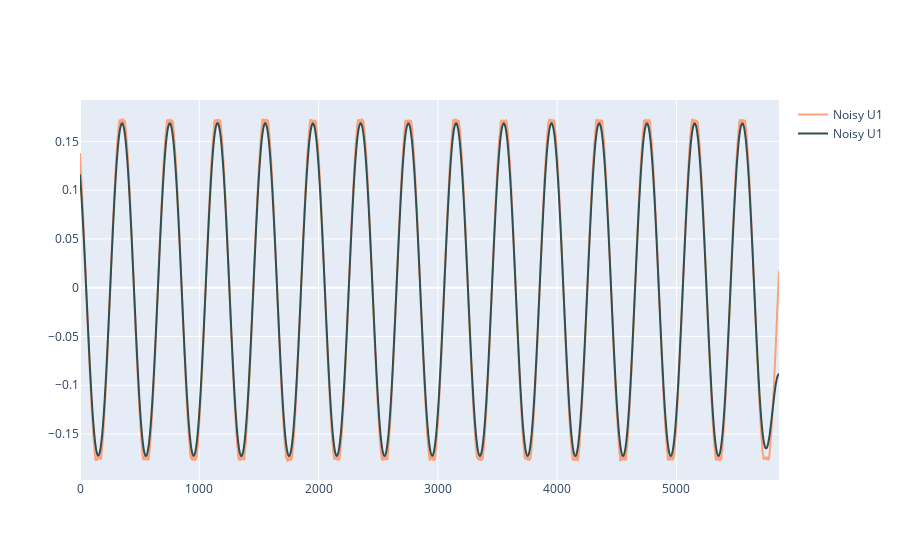

Write notebook code for a chart like this one.
### Code cell
fig = go.Figure()

fig.add_trace(go.Scatter(
            y = I1,
            line =  dict(shape =  'spline', color = 'lightsalmon'),
            name = 'Noisy U1',
            ))

fig.add_trace(go.Scatter(
            y = I1_filt,
            line =  dict(shape =  'spline', color = 'darkslategrey'),
            name = 'Noisy U1',
            ))

fig.show()

### Figure 1 — Plotly figure (JSON) as saved in the notebook; plotly's stock layout.template omitted (floating-point values rounded to 4 significant figures; data arrays with more than 128 entries replaced by an {"elided": "..."} marker saying what was removed)
{"data": [{"line": {"color": "lightsalmon", "shape": "spline"}, "name": "Noisy U1", "type": "scatter", "y": {"elided": "5861 float values"}}, {"line": {"color": "darkslategrey", "shape": "spline"}, "name": "Noisy U1", "type": "scatter", "y": {"elided": "5861 float values"}}], "layout": {}}
